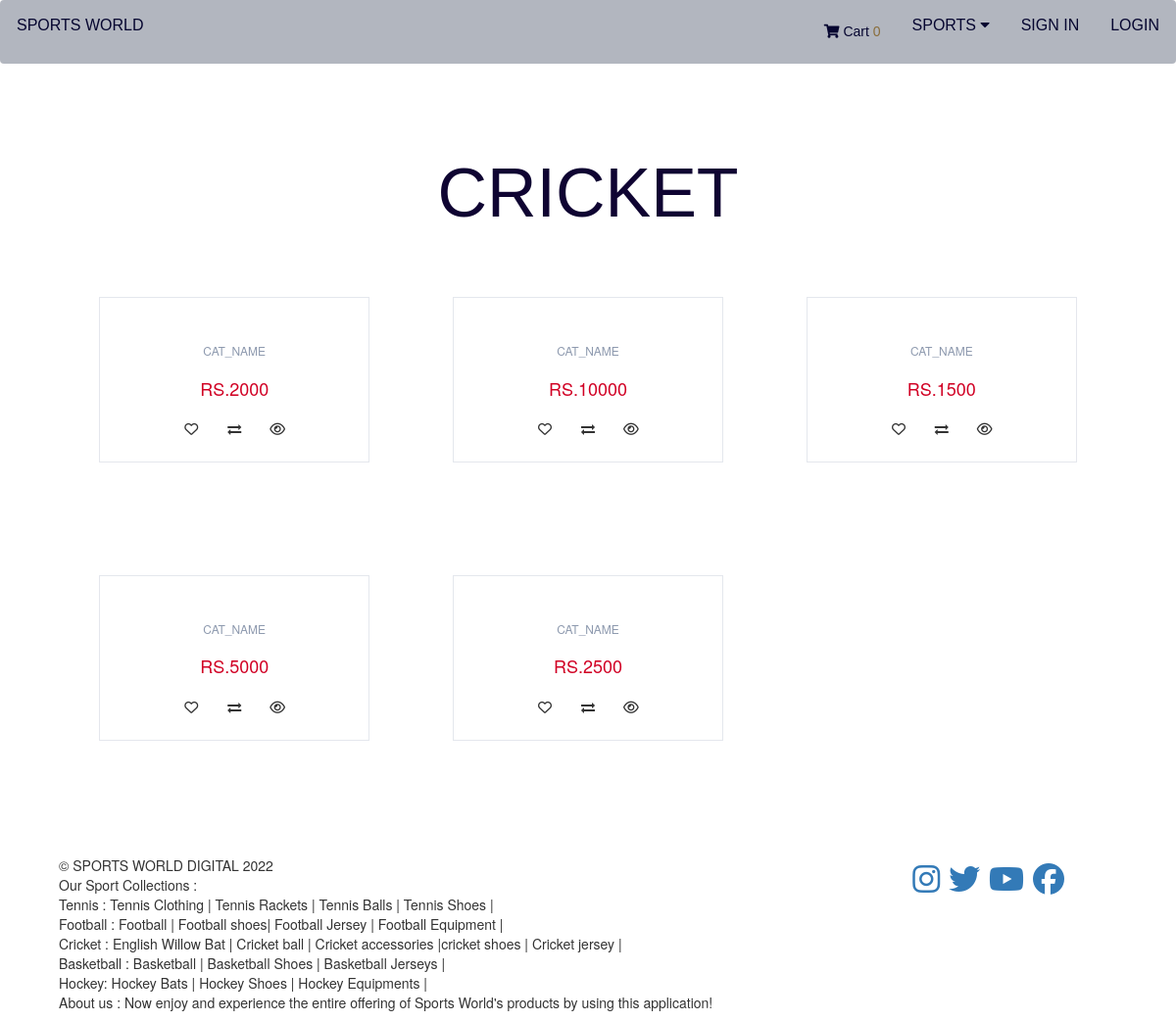
Page /cricket.php on the committed database.
### tables this page shows
CREATE TABLE `prdt` (
  `prdt_id` varchar(10) NOT NULL,
  `prdt_name` varchar(100) DEFAULT NULL,
  `prdt_specs` varchar(200) DEFAULT NULL,
  `qty_in_stock` int(11) DEFAULT NULL,
  `price` int(11) DEFAULT NULL,
  `catg_id` varchar(10) DEFAULT NULL,
  `sport_name` varchar(100) NOT NULL
);

### cricket.php (the view, shortened to what this page needs)
<!DOCTYPE html>
<html lang="en">
<head>
  <link rel="stylesheet" href="styles.css">
		<link type="text/css" rel="stylesheet" href="css/bootstrap.min.css"/>
		<link rel="stylesheet" href="css/font-awesome.min.css">
</head>
<body>
<div class="body">
<?php
include 'head.php';
?>
<div class="row" >
      <div class="small-12">
      <div class="product-display" style="margin:6%;" >
      <h1>CRICKET</h1>
          <?php
          $product_query = "SELECT * FROM prdt where sport_name='cricket'";
          $run_query = mysqli_query($con,$product_query);
          if(mysqli_num_rows($run_query) > 0){
            while($row = mysqli_fetch_array($run_query)){
              $pro_id    = $row['id'];
              $pro_title = $row['product_name'];
              $pro_price = $row['price'];
              $pro_image = $row['product_image'];
              echo "
                      <div class='col-md-4 col-xs-6' style=' padding:4%;' >
                      <form action='cart.php' method='post'>
                        <a href='product.php?p=$pro_id'>
                        <div class='product'>
                          <div class='product-img'>
                            <img src='new images/$pro_image' style='max-height:170px;' alt=''>
                          </div></a>
                          <div class='product-body'>
                          <p>$pro_id</p>
                            <p class='product-category'>cat_name</p>
                            <h3 class='product-name header-cart-item-name'><a href='product.php?p=$pro_id'>$pro_title</a></h3>
                            <h4 class='product-price header-cart-item-info'>RS.$pro_price</h4>
                            <div class='product-btns'>
                              <button class='add-to-wishlist'><i class='fa fa-heart-o'></i><span class='tooltipp'>add to wishlist</span></button>
                              <button class='add-to-compare'><i class='fa fa-exchange'></i><span class='tooltipp'>add to compare</span></button>
                              <button class='quick-view'><i class='fa fa-eye'></i><span class='tooltipp'>quick view</span></button>
                            </div>
                          </div>
                          <div class='add-to-cart'>
                          <button type=\"submit\" class=\"btn btn-warning my-3\" name=\"add\">Add to Cart <i class=\"fas fa-shopping-cart\"></i></button>
                          <input type='hidden' name='product_id' value='$pro_id'>
                          </div>
                        </div>
                        </form>
                      </div>
              ";
            }
          }
  ?>
 </body>
 <?php include 'footer.php';?>
</html>

### head.php (shortened to what this page needs)
<!DOCTYPE html>
<html lang="en">
<head>
    <link rel="stylesheet" href="https://cdnjs.cloudflare.com/ajax/libs/font-awesome/5.8.2/css/all.css" />
 <link rel="stylesheet" href="styles.css">
    <link rel="stylesheet" href="https://cdnjs.cloudflare.com/ajax/libs/font-awesome/4.7.0/css/font-awesome.min.css">
</head>
<body>
<div class="navbar">
  <div class="home">
  <a href="index.php">SPORTS WORLD</a>
  </div>
  <?php
  if(isset($_SESSION['uid'])){
    echo '<a href="account.php">MY ACCOUNT</a>';
    echo '<a href="logout.php">LOG OUT</a>';
  }
  else{
    echo '<a href="login.php">LOGIN</a>';
    echo '<a href="signup.php">SIGN IN</a>';
  }
  ?>
  <div class="dropdown">
  <button class="dropbtn" onclick="myFunction()"> SPORTS
    <i class="fa fa-caret-down"></i>
  </button>
  </div>
            <div class="cart">
                <a href="cart.php" class="nav-item nav-link active">
                    <h5 class="px-5 cart">
                        <i class="fas fa-shopping-cart"></i> Cart
                        <?php
                        if (isset($_SESSION['cart'])){
                            $count = count($_SESSION['cart']);
                            echo "<span id=\"cart_count\" class=\"text-warning bg-light\">$count</span>";
                        }else{
                            echo "<span id=\"cart_count\" class=\"text-warning bg-light\">0</span>";
                        }
                        ?>
                    </h5>
                </a>
            </div>
</div>
</body>
</html>

### footer.php
<footer>
      <div class="footer" style="margin:5%;  background-color: rgb(12, 19, 44);">
      <p id="c2" style="float:left;">© SPORTS WORLD DIGITAL 2022<br>
      Our Sport Collections :
      <br>
      Tennis : Tennis Clothing | Tennis Rackets | Tennis Balls | Tennis Shoes |
      <br>
      Football : Football | Football shoes| Football Jersey | Football Equipment |
      <br>
      Cricket : English Willow Bat | Cricket ball | Cricket accessories |cricket shoes | Cricket jersey |
      <br>
      Basketball : Basketball | Basketball Shoes | Basketball Jerseys |
      <br>
      Hockey: Hockey Bats | Hockey Shoes | Hockey Equipments |
      <br>
      About us : Now enjoy and experience the entire offering of Sports World's products by using this application!</p>
      <p style="float: right; font-size: 32px;margin-right: 5%;">
          <a href="https://www.instagram.com/decathlonsportsindia/?hl=en"><i class="fa-brands fa-instagram"></i></a>
          <a href="https://twitter.com/Decathlon_India?ref_src=twsrc%5Egoogle%7Ctwcamp%5Eserp%7Ctwgr%5Eauthor"> <i class="fa-brands fa-twitter"></i></a>
          <a href="https://www.youtube.com/channel/UChPRO1CB_Hvd0TvKRU62iSQ"><i class="fa-brands fa-youtube"></i></a>
        <a href="https://www.facebook.com/wizardingworld"><i class="fa-brands fa-facebook"></i></a>
        </p>
      </div>
</footer>

### styles.css (style rules this page uses)
.footer { margin:5%; background-color: rgb(12, 19, 44); }
.home { float:left; }
.navbar { overflow: hidden; background-color:rgba(3, 15, 45, 0.3); font-family: Arial, Helvetica, sans-serif; }
.navbar a { float: right; font-size: 16px; color: rgb(6, 6, 48); text-align: center; padding: 14px 16px; text-decoration: none; }
.dropdown { float: right; overflow: hidden; }
.dropdown .dropbtn { cursor: pointer; font-size: 16px; border: none; outline: none; color: rgb(6, 6, 48); padding: 14px 16px; background-color: inherit; font-family: inherit; margin: 0; }
.product { position: relative; margin: 15px 0px; -webkit-box-shadow: 0px 0px 0px 0px #E4E7ED, 0px 0px 0px 1px #E4E7ED; box-shadow: 0px 0px 0px 0px #E4E7ED, 0px 0px 0px 1px #E4E7ED; -webkit-transition: 0.2s all; transition: 0.2s all; }
.product .product-img { position: relative; }
.product .product-body { position: relative; padding: 15px; background-color: #FFF; text-align: center; z-index: 20; }
.product .product-body .product-category { text-transform: uppercase; font-size: 12px; color: #8D99AE; }
.product .product-body .product-price { color: #D10024; font-size: 18px; }
.product .product-body .product-btns>button { position: relative; width: 40px; height: 40px; line-height: 40px; background: transparent; border: none; -webkit-transition: 0.2s all; transition: 0.2s all; }
.product .add-to-cart { position: absolute; left: 1px; right: 1px; bottom: 1px; padding: 15px; background: #1e1f29; text-align: center; -webkit-transform: translateY(0%); -ms-transform: translateY(0%); transform: translateY(0%); -webkit-transition: 0.2s all; transition: 0.2s all; z-index: 2; }
.product-display h1 { color: rgb(15, 4, 50); text-align: center; font-family: 'Franklin Gothic Medium', 'Arial Narrow', Arial, sans-serif; font-size: 500%; }

### rows in the picture
prdt: price "2000"
prdt: price "10000"
prdt: price "1500"
prdt: price "5000"
prdt: price "2500"
